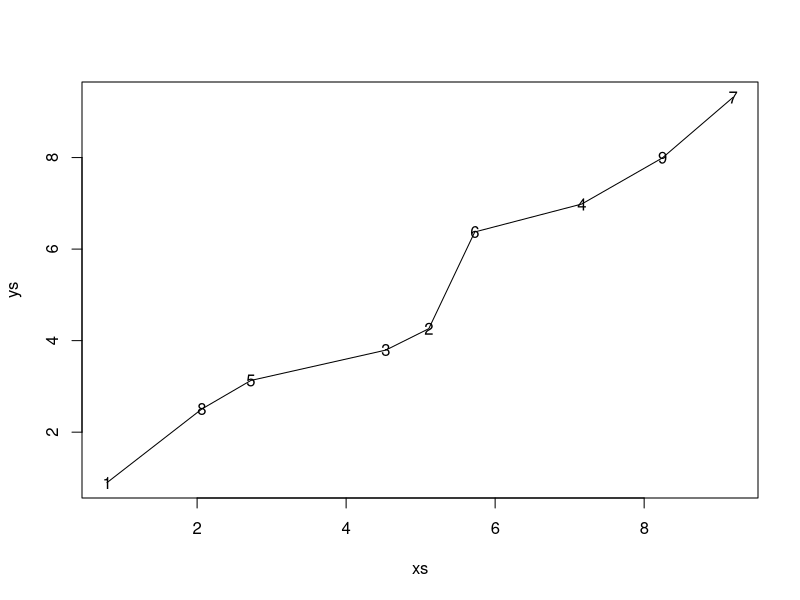
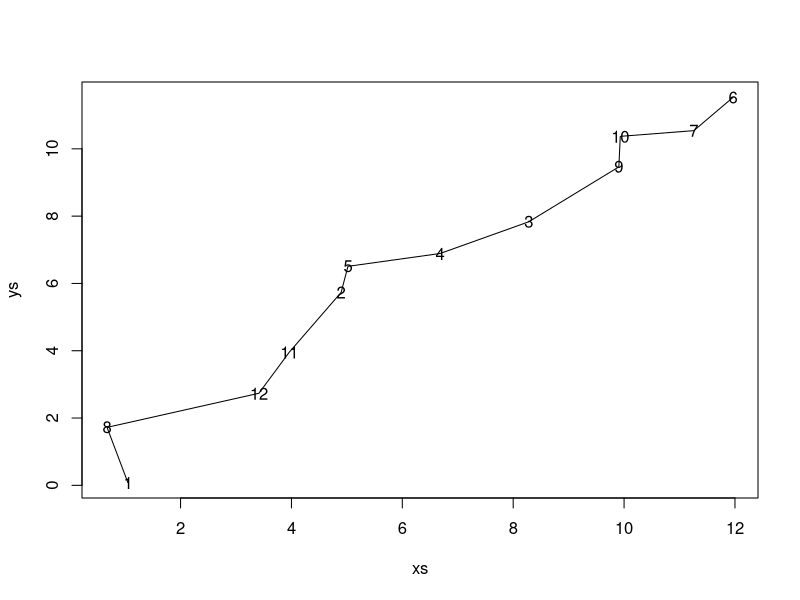
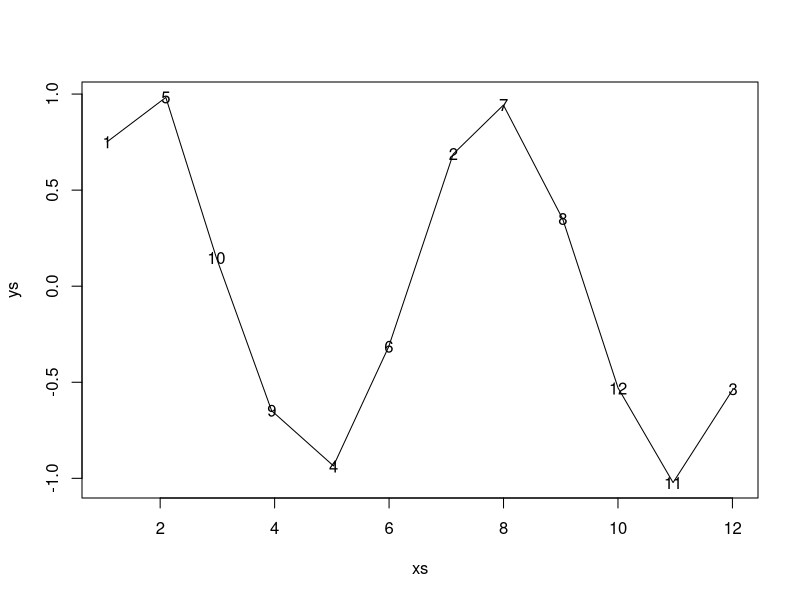

These charts were generated, in order, by the following R code:
library(prodlim)
set.seed(1)

distance <- function(a, b){
  # a = (x1, y1), b = (x2, y2)
  # returns Euclidean distance between a and b
  # example: distance(c(4, 3), c(0, 0))
  sqrt((a[1] - b[1])^2 + (a[2] - b[2])^2)
}

adj_matrix <- function(xy){
  # xy is a two-column matrix of (x, y) coordinates
  # returns an adjacency matrix of the distance between every combination of points
  # with NA instead of 0
  A <- matrix(NA, ncol = nrow(xy), nrow = nrow(xy))
  for(i in 1:nrow(xy)){
    for(j in 2:nrow(xy)){
      A[i, j] <- distance(xy[i,], xy[j,])
    }
  }
  A[A == 0] <- NA
  #A[lower.tri(A)] <- NA
  A
}

path_finder <- function(xy){
  # xy is a two column matrix of <x, y> coordinates
  A <- adj_matrix(xy)
  r <- 1; path <- c(1)
  while(!all(is.na(A))){
    (r <- which.min(A[r,]))
    (path <- c(path, r))
    A[,r] <- NA
  }
  path
}

generate_axon <- function(n, tortuosity, sinuosity = FALSE) {
  # n is the number of synapses on the axon
  # tortuosity is the amount of random noise to add
  # sinuosity = TRUE adds a sinusoidal wave
  xs <- c(1:n) + rnorm(n, 0, tortuosity)
  if (sinuosity) {
    ys <- sin(c(1:n)) + rnorm(n, 0, tortuosity)
  } else {
    ys <- c(1:n) + rnorm(n, 0, tortuosity)
  }
  
  shuffle <-
    c(1, sample(2:length(xs), length(xs) - 1, replace = F))  # shuffle all but first observation
  
  
  xy <-
    cbind(xs[shuffle], ys[shuffle])  # shuffle the order of observation
  
  # find the order of observations from table `xy` and assign these as node labels
  nodes <- apply(cbind(xs, ys), 1, function(x)
    row.match(x, xy))
  
  
  plot(ys ~ xs, type = "l")
  text(ys ~ xs, labels = nodes)
  
  return(list(xy, nodes))
}


n <- 9
tortuosity <- 1/3
axon <- generate_axon(n, tortuosity, sin = F)
# look at the adjacency matrix
(A <- adj_matrix(axon[[1L]]))
# compare with plot and table of observations -
axon[[1L]]

path <- path_finder(axon[[1L]])
path  ## check path has same sequence as plotted path
all(path == axon[[2L]]) ## FALSE means at least one node is out of order


## now increase `tortuosity` or `n` and see how bad it can get before it falls over!

n <- 12
tortuosity <- 2/3
axon <- generate_axon(n, tortuosity, sin = F)
path <- path_finder(axon[[1L]])
path  ## check path has same sequence as plotted path
all(path == axon[[2L]]) ## FALSE means at least one node is out of order


## add some sinuosity
tortuosity <- 1/20
axon <- generate_axon(n, tortuosity, sin = T)
path <- path_finder(axon[[1L]])
path  ## check path has same sequence as plotted path
all(path == axon[[2L]]) ## FALSE means at least one node is out of order
